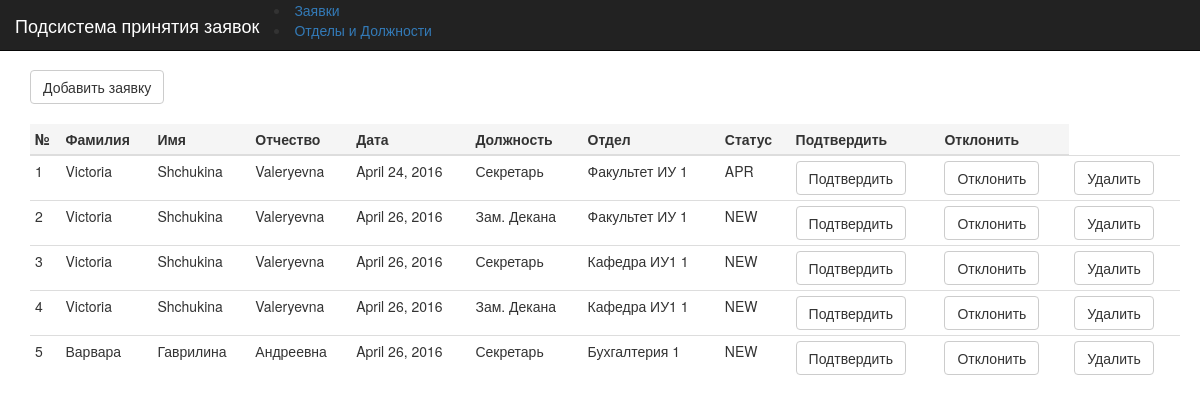
/request_sys, run on an earlier commit of the app's database.
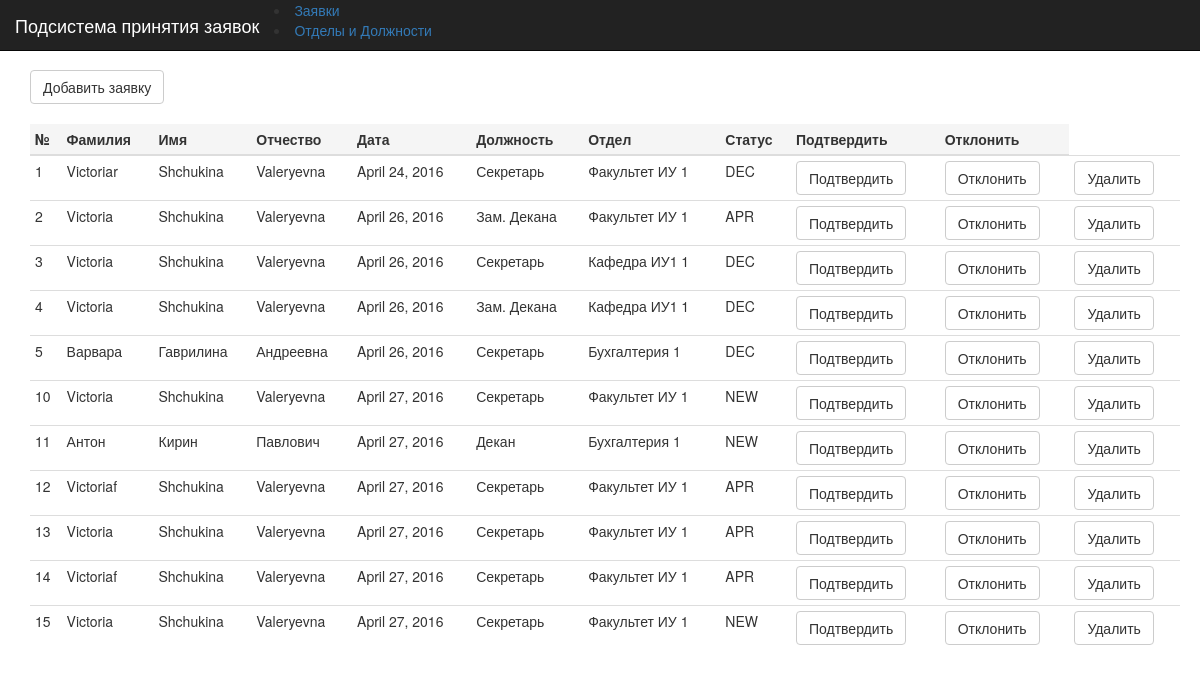
And on a later commit of the database.
### RequestSysApplication/models.py (models this page shows, shortened)
class MyRequest(models.Model):
    class Meta:
        verbose_name = u'Заявка'
        verbose_name_plural = u'Заявки'
    firstname = models.CharField(max_length=20)
    lastname = models.CharField(max_length=20)
    patronymic = models.CharField(max_length=20, blank=True, null=True)
    passport_serial = models.IntegerField(blank=True)
    passport_number = models.IntegerField(blank=True)
    registration_date = models.DateField(auto_now_add=True, verbose_name="Дата создания заявки")
    end_date = models.DateField(verbose_name="Срок действия пропуска", default='2016-08-30')
    phone_regex = RegexValidator(regex=r'^\+?1?\d{9,15}$',
                                 message="Phone number must be entered in the format: '+999999999'. Up to 15 digits allowed.")
    phone_number = models.CharField(max_length=15, validators=[phone_regex], blank=True,
                                    null=True)  # validators should be a list
    department = models.ForeignKey(Department, verbose_name="Отдел", null=True)
    position = models.ForeignKey(Position, verbose_name="Должность", null=True)
    createtime = models.DateTimeField(default=timezone.now)
    NEW = 'NEW'
    APPROVED = 'APR'
    CANCELLED = 'CAN'
    DONE = 'DON'
    REQUEST_STATUSES = (
        (NEW, 'Новая'),
        (APPROVED, 'Утверждена'),
        (CANCELLED, 'Отменена'),
        (DONE, 'Выполнена'),
    )
    status = models.CharField(max_length=3,
                              choices=REQUEST_STATUSES,
                              default=NEW)

class Position(models.Model):
    name = models.CharField(max_length=30)
    class Meta:
        verbose_name = u'Должность'
        verbose_name_plural = u'Должности'
    info = models.CharField(max_length=200, blank=True, null=True)
    def __str__(self):
        return self.name

class Department(models.Model):
    name = models.CharField(max_length=30)
    number = models.CharField(max_length=20)
    phone_regex = RegexValidator(regex=r'^\+?1?\d{9,15}$',
                                 message="Phone number must be entered in the format: '+999999999'. Up to 15 digits allowed.")
    phone_number = models.CharField(max_length=15, validators=[phone_regex], blank=True,
                                    null=True)  # validators should be a list
    class Meta:
        verbose_name = u'Отдел'
        verbose_name_plural = u'Отделы'
    def __str__(self):
        full_name = '%s %s' % (self.name, self.number)
        return full_name.strip()

### RequestSysApplication/views.py (the view)
# urls.py: url(r'^request_sys?$', views.request_sys),
def request_sys(request):
    requests = MyRequest.objects.exclude(status ="DON")
    context = {
        'requests': requests,
    }
    return render (request, 'req_system_requests.html', context)

### templates/req_system_requests.html (shortened to what this page needs)
{% extends "base_console.html" %}
{% block nav_brand %}Подсистема принятия заявок{% endblock %}
{% block navbar-menu %}
    <li class="active"><a href="/request_sys">Заявки</a></li>
    <li><a href="/depart">Отделы и Должности</a></li>
{% endblock %}
{% block butn-before-table %}
	<a class="btn btn-default" href="/new_request" role="button">Добавить заявку</a>
{% endblock %}
{% block thead %}
    <th>№</th>
    <th>Фамилия</th>
    <th>Имя</th>
    <th>Отчество</th>
    <th>Дата</th>
    <th>Должность</th>
    <th>Отдел</th>
    <th>Статус</th>
    <th>Подтвердить</th>
    <th>Отклонить</th>
{% endblock %}
{% block trow %}
    {% for req in requests %}
    <tr >
            <td style="cursor: pointer" onclick="window.location.replace('/request/{{ req.id }}/')">{{ req.id }}</td>
            <td>{{ req.firstname }}</td>
            <td>{{ req.lastname }}</td>
            <td>{{ req.patronymic }}</td>
            <td>{{ req.registration_date}}</td>
            <td>{{ req.position }}</td>
            <td>{{ req.department }}</td>
            <td>{{ req.status }}</td>
            <td>
                <a class="btn btn-default" href= '/request_proceed/{{ req.id }}/approve'>Подтвердить</a>
            </td>
            <td style="cursor: pointer" onclick="window.location.replace('/request_proceed/{{ req.id }}/decline')">
                <a class="btn btn-default">Отклонить</a>
            </td>
            <td>
                <a class="btn btn-default" href= '/request_proceed/{{ req.id }}/delete'>Удалить</a>
            </td>
    </tr>
    {% empty %}
        <tr>
            <td colspan="6">We have no active requests </td>
        </tr>
    {% endfor %}
{% endblock %}

What changed in the data, as far as the page shows it:
changed MyRequest id 1: firstname "Victoria" → "Victoriar"; status "APR" → "DEC"
changed MyRequest id 2: status "NEW" → "APR"
changed MyRequest id 3: status "NEW" → "DEC"
changed MyRequest id 4: status "NEW" → "DEC"
changed MyRequest "Варвара": status "NEW" → "DEC"
added MyRequest: id "10", firstname "Victoria", lastname "Shchukina", patronymic "Valeryevna", registration_date "April 27, 2016", position "Секретарь", department "Факультет ИУ 1", status "NEW"
added MyRequest: id "11", firstname "Антон", lastname "Кирин", patronymic "Павлович", registration_date "April 27, 2016", position "Декан", department "Бухгалтерия 1", status "NEW"
added MyRequest: id "12", firstname "Victoriaf", lastname "Shchukina", patronymic "Valeryevna", registration_date "April 27, 2016", position "Секретарь", department "Факультет ИУ 1", status "APR"
added MyRequest: id "13", firstname "Victoria", lastname "Shchukina", patronymic "Valeryevna", registration_date "April 27, 2016", position "Секретарь", department "Факультет ИУ 1", status "APR"
added MyRequest: id "14", firstname "Victoriaf", lastname "Shchukina", patronymic "Valeryevna", registration_date "April 27, 2016", position "Секретарь", department "Факультет ИУ 1", status "APR"
added MyRequest: id "15", firstname "Victoria", lastname "Shchukina", patronymic "Valeryevna", registration_date "April 27, 2016", position "Секретарь", department "Факультет ИУ 1", status "NEW"
